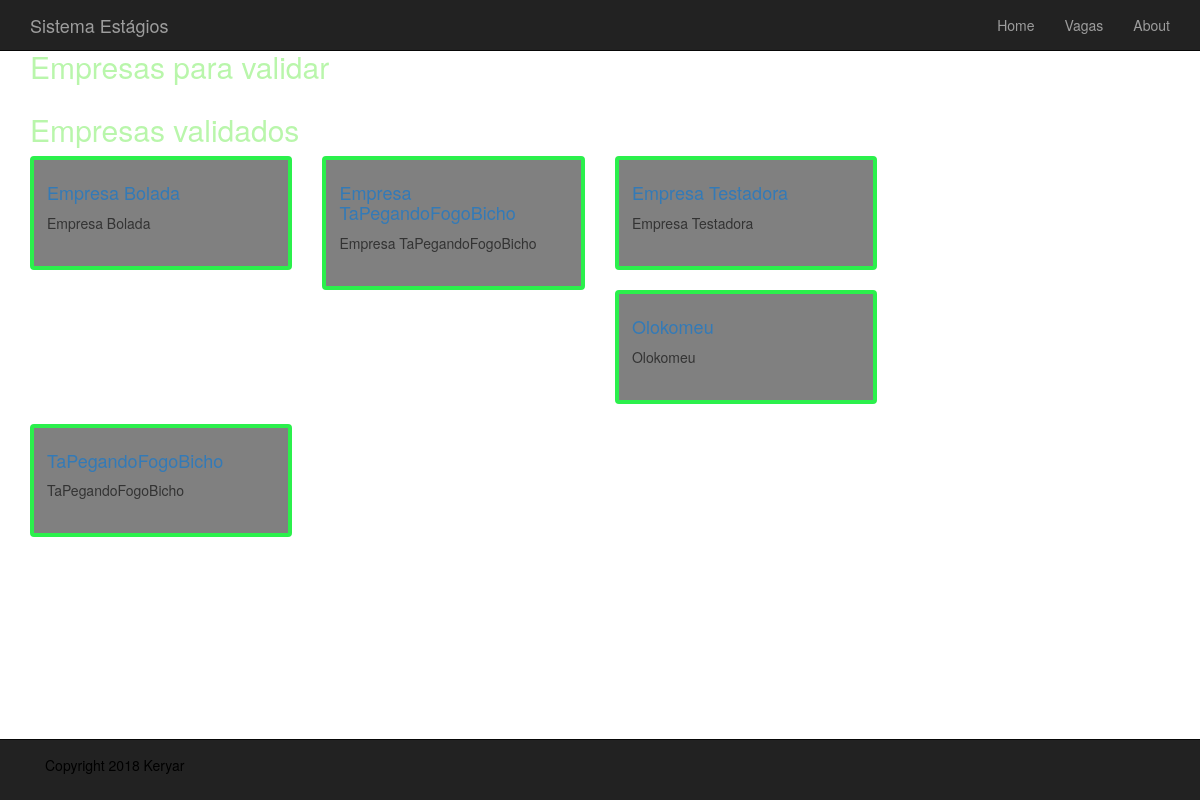
Before: /actions/list_enterprise with the older database file.
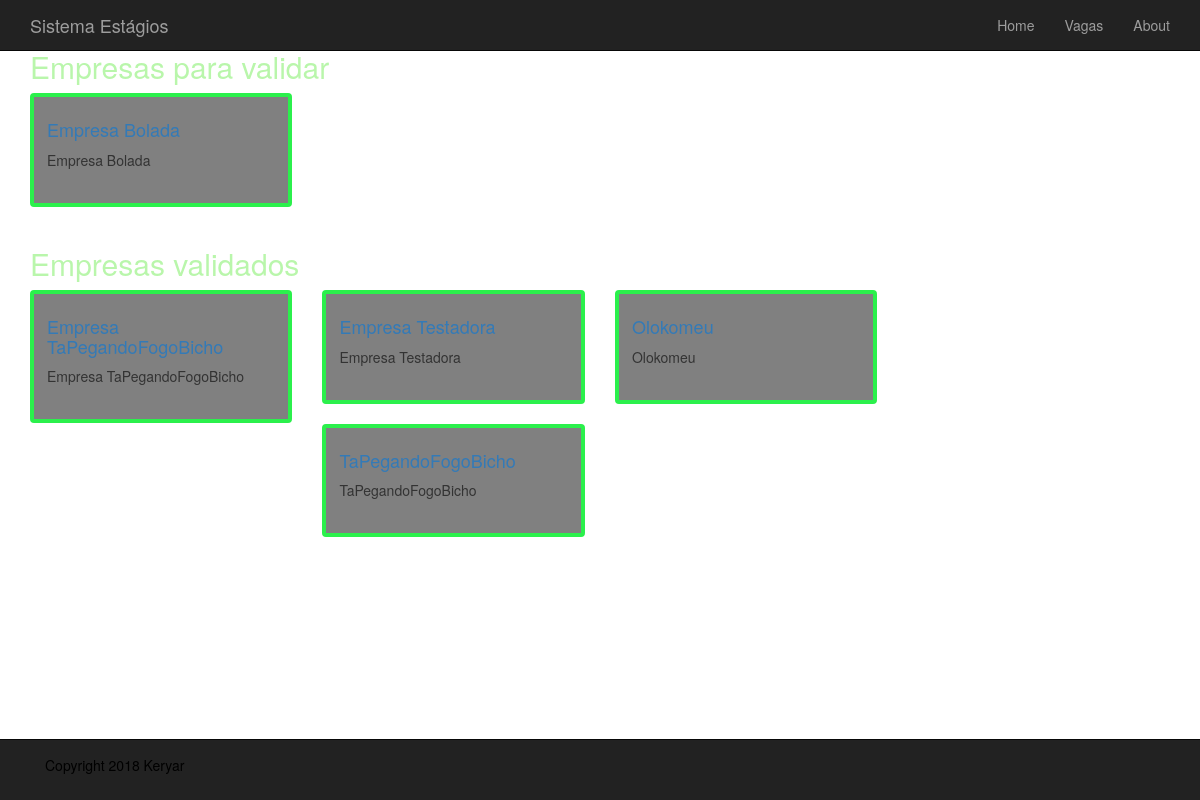
After: the same page with the newer database file.
### user_actions/models.py (models this page shows, shortened)
class Enterprise(models.Model):
    name = models.CharField(max_length=200, db_index=True)
    slug = models.SlugField(max_length=200, db_index=True, unique=True)
    pw = models.CharField(max_length=200)
    description = models.TextField(blank=True)
    validation_pending = models.BooleanField(default=True)
    registered = models.BooleanField(default=False)
    able = models.BooleanField(default=False)
    register_date = models.DateTimeField(auto_now_add=True)
    update_date = models.DateTimeField(auto_now=True)
    class Meta:
        ordering = ('name',)
        verbose_name = 'enterprise'
        verbose_name_plural = 'enterprises'
    def get_absolute_path(self):
        return reverse('user_actions:validate_enterprise', args=[self.id, self.slug])

### user_actions/views.py (the view)
def list_enterprise(request):
    unverified_enterprises = Enterprise.objects.filter(validation_pending=True)
    verified_enterprises = Enterprise.objects.filter(validation_pending=False)
    return render(request, 'user_actions/coordinator_pages/list_enterprise.html', {
        'unverified_enterprises' : unverified_enterprises,
        'verified_enterprises' : verified_enterprises,
        })

### user_actions/templates/user_actions/coordinator_pages/list_enterprise.html (shortened to what this page needs)
{% extends 'base.html' %}
{% load static %}
{% block conteudo %}
    <div class="container">
        <div class="row">
            <div class="col-sm-12">
                <div class="row">
                    <div class="col-sm-9">
                        <h2>Empresas para validar</h2>
                        <div class="row">
                                {% for enterprise in unverified_enterprises %}
                                    <div class="col-md-4 col-sm-6">
                                        <div class="thumbnail">
                                            <div class="caption">
                                                 <h4><a href="{{ enterprise.get_absolute_path }}">{{ enterprise.name }}</a></h4>
                                                {{ enterprise.name }}
                                                <br>
                                                <br>
                                            </div>
                                        </div>
                                    </div>
                                {% endfor %}
                        </div>
                    </div>
                </div>
                <div class="row">
                    <div class="col-sm-9">
                        <h2>Empresas validados</h2>
                        <div class="row">
                                {% for enterprise in verified_enterprises %}
                                    <div class="col-md-4 col-sm-6">
                                        <div class="thumbnail">
                                            <div class="caption">
                                                 <h4><a href="{{ enterprise.get_absolute_path }}">{{ enterprise.name }}</a></h4>
                                                {{ enterprise.name }}
                                                <br>
                                                <br>
                                            </div>
                                        </div>
                                    </div>
                                {% endfor %}
                        </div>
                    </div>
                </div>
            </div>
        </div>
    </div>
{% endblock %}

Changed rows visible on the page:
changed Enterprise "Empresa Bolada": moves from the list under "Empresas validados" to the list under "Empresas para validar"
